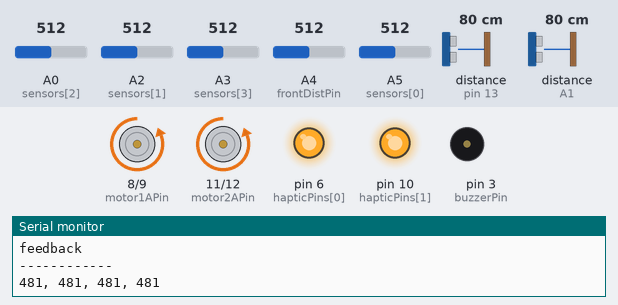
Recording of a sketch running on a simulated Arduino Uno, built with avr-gcc and run on an emulated ATmega328P. Parts: motor-driver pin pairs drawn as motors (green arrow = first pin HIGH = forward, orange = second pin HIGH = backward, longer = more drive), output pins drawn as LEDs (lit = HIGH), buzzer (waves = sounding), the last lines printed to the serial monitor. Wiring (inferred from the names in the program): 2 × ultrasonic range finder: trigger pin 13, echo pin 13 / trigger A1, echo A1. The inputs (shaded band) are chosen by the test bench; at power-on: distance to the obstacle (sensors on pin 13, A1) 80 cm, A4 (frontDistPin) = 512, A0 (sensors[2]) = 512, A2 (sensors[1]) = 512, A3 (sensors[3]) = 512, A5 (sensors[0]) = 512. The echo pulse lasts 58.3 µs per cm.

Above: at 1.4 s.
1.5 s: distance to the obstacle (sensor on pin 13) set to 54 cm
3.4 s: distance to the obstacle (sensor on pin 13) set to 47 cm
At 3.96 s:
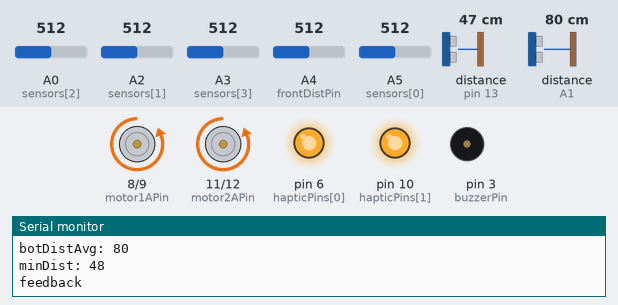
6.4 s: A4 (frontDistPin) set to 124
9.4 s: A4 (frontDistPin) set to 105
At 9.84 s:
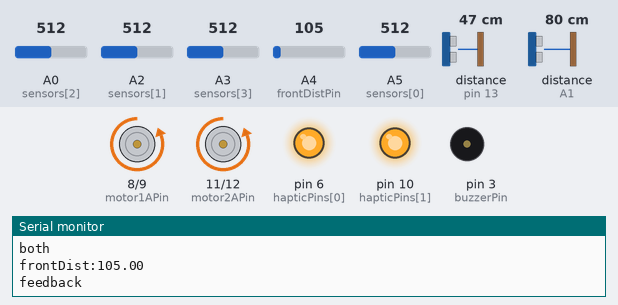
Timing chart, 0 to 13.4 s (numbered marks = the images above; inputs shaded):
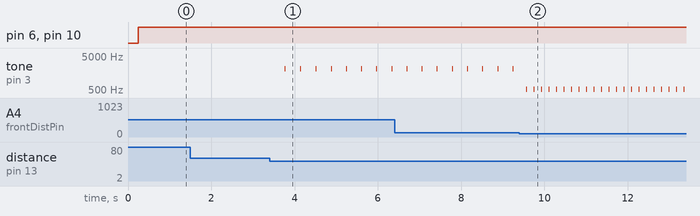

The sketch:

wheelsense.ino
```cpp
#include <Wire.h>

int value;

//#define N_SENSORS 4
//#define THRESHOLD_RAMP 180
//#define THRESHOLD_OBJ 150
//#define THRESHOLD_OBJ_RAMP 350

enum dir {
  FORWARD,
  BACKWARD
};

enum motor {
  M1,
  M2
};

#define N_SENSORS 4
#define THRESHOLD_RAMP 60
#define THRESHOLD_OBJ 150
//#define THRESHOLD_OBJ_RAMP 160
#define THRESHOLD_OBJ_RAMP 170

int sensors[] = {A5, A2, A0, A3};
//int sensors[] = {LB, RB, LT, RT};
int hapticPins[] = {6, 10}; // left, right
int sensorValues[N_SENSORS];
int pinOn[] = {false, false};
int motor1APin = 8;
int motor1BPin = 9;
int motor2APin = 11;
int motor2BPin = 12;
int motor1[2] = {motor1APin, motor1BPin};
int motor2[2] = {motor2APin, motor2BPin};
int* motors[2] = {motor1, motor2};


// FRONT AND BACK
#define NOTE_C5  523
#define NOTE_C7  2093
#define buzzerPin 3
#define botDistPin A1
#define topDistPin 13
#define frontDistPin A4

#define FRONT_DIST_THRESHOLD 115

#define BACK_FEEDBACK_SOUND NOTE_C7
#define FRONT_FEEDBACK_SOUND NOTE_C5

#define VOLTS_PER_UNIT    .0049F        // (.0049 for 10 bit A-D)
const int sample_size = 5;
int topData[sample_size];
int botData[sample_size];
int idx = 0;
bool sensorReady = false;
int topDistAvg = 0;
int botDistAvg = 0;


void setup() {
    Serial.begin(9600);

    pinMode(hapticPins[0], OUTPUT);
    pinMode(hapticPins[1], OUTPUT);

    pinMode(motor1[0], OUTPUT);
    pinMode(motor1[1], OUTPUT);
    pinMode(motor2[0], OUTPUT);
    pinMode(motor2[1], OUTPUT);

    for(int i = 0; i < N_SENSORS; i++) {
      pinMode(sensors[i], INPUT);
    }

    pinMode(buzzerPin, OUTPUT);
    pinMode(botDistPin, INPUT);

    delay(200);
    setDirection(M1, FORWARD);
    setDirection(M2, FORWARD);
    engageHaptics(false, false);
}

void engageHaptics(boolean left, boolean right) {

    Serial.print(left);
    Serial.print(right);
    Serial.println("\n");
    if(!left && !right) {
        Serial.println("neither");
        digitalWrite(hapticPins[0], LOW);
        digitalWrite(hapticPins[1], LOW);
        return;
    } else if(left && right) {
        Serial.println("both");
        digitalWrite(hapticPins[0], HIGH);
        digitalWrite(hapticPins[1], HIGH);
        return;
    }

    if(!left) {
        digitalWrite(hapticPins[0], LOW);
    }
    if(!right) {
        digitalWrite(hapticPins[1], LOW);
    }

    if(left) {
        Serial.println("left");
        digitalWrite(hapticPins[0], HIGH);
        delay(200);
        digitalWrite(hapticPins[0], LOW);
    }

    if(right) {
        Serial.println("right");
        digitalWrite(hapticPins[1], HIGH);
        delay(200);
        digitalWrite(hapticPins[1], LOW);
    }


}

int getdistAvg() {
  int topTotal = 0;
  int botTotal = 0;
  for (int i = 0; i < sample_size; i++) {
    topTotal += topData[i];
    botTotal += botData[i];
  }
  int topDistAvg = topTotal / sample_size;
  int botDistAvg = botTotal / sample_size;
  Serial.print("topDistAvg: ");
  Serial.println(topDistAvg);
  Serial.print("botDistAvg: ");
  Serial.println(botDistAvg);
  return min(topDistAvg, botDistAvg);
//  return botDistAvg;
}

void giveFeedback(int distance, int sound) {
  Serial.println("feedback");
  if (distance < 50) {
    if (distance < 15) {
      distance = 15;
    }
    int duration = map(distance, 15, 50, 10, 250);
    tone(buzzerPin, sound, 20);
    delay(duration);
    noTone(buzzerPin);
  }
}

void giveBackFeedback(int distance) {
  giveFeedback(distance, BACK_FEEDBACK_SOUND);
}

void giveFrontFeedback() {
  giveFeedback(25, FRONT_FEEDBACK_SOUND);
}


bool updateDistance() {
  int topProx = pingIt(topDistPin);
  int botProx = pingIt(botDistPin);
//  Serial.print("topProx: ");
//  Serial.println(topProx);
//  Serial.print("botProx: ");
//  Serial.println(botProx);

//  float topV = (float)topProx * VOLTS_PER_UNIT;
//  float botV = (float)botProx * VOLTS_PER_UNIT;
//  if (topV < .2 && botV < .2) {
  if (botProx < 3 || topProx < 3) {
    return false;
  }

//  int topCm = 60.495 * pow(topV,-1.1904);
//  int botCm = 60.495 * pow(botV,-1.1904);

  topData[idx] = topProx;
  botData[idx++] = botProx;
  if (!sensorReady && idx == 5) {
    sensorReady = true;
  }
  idx = idx % sample_size;
  return true;
}

void handleBack() {
  int inRange = updateDistance();
  int minDist = getdistAvg();
  Serial.print("minDist: ");
  Serial.println(minDist);
  if (sensorReady && inRange) {
    giveBackFeedback(minDist);
  } else {
    Serial.println("Not in range");
  }
  Serial.println("------------");
}

double frontDist = 300;

boolean handleFront() {
  double dist = analogRead(frontDistPin);
  const double f = 0.3;
  frontDist = f * dist + (1-f) * frontDist;

  Serial.print("frontDist:");
  Serial.println(dist);
  if(dist < FRONT_DIST_THRESHOLD) {
    giveFrontFeedback();
    return true;
  } else {
    return false;
  }
}

void setDirection(motor mtr, dir newDir) {
  Serial.println("setDirection");
  int* m = motors[mtr];
  Serial.println(m[0]);
  Serial.println(m[1]);
  if (newDir == FORWARD) {
    Serial.println("Forward");
    digitalWrite(m[0], LOW);
    digitalWrite(m[1], HIGH);
  } else {
    Serial.println("Backward");
    digitalWrite(m[0], HIGH);
    digitalWrite(m[1], LOW);
  }
}

long microsecondsToInches(long microseconds) {
  // According to Parallax's datasheet for the PING))), there are
  // 73.746 microseconds per inch (i.e. sound travels at 1130 feet per
  // second).  This gives the distance travelled by the ping, outbound
  // and return, so we divide by 2 to get the distance of the obstacle.
  // See: http://www.parallax.com/dl/docs/prod/acc/28015-PING-v1.3.pdf
  return microseconds / 74 / 2;
}

long microsecondsToCentimeters(long microseconds) {
  // The speed of sound is 340 m/s or 29 microseconds per centimeter.
  // The ping travels out and back, so to find the distance of the
  // object we take half of the distance travelled.
  return microseconds / 29 / 2;
}

int pingIt(int pingPin) {
    // establish variables for duration of the ping,
  // and the distance result in inches and centimeters:
  long duration, inches, cm;

  // The PING))) is triggered by a HIGH pulse of 2 or more microseconds.
  // Give a short LOW pulse beforehand to ensure a clean HIGH pulse:
  pinMode(pingPin, OUTPUT);
  digitalWrite(pingPin, LOW);
  delayMicroseconds(2);
  digitalWrite(pingPin, HIGH);
  delayMicroseconds(5);
  digitalWrite(pingPin, LOW);

  // The same pin is used to read the signal from the PING))): a HIGH
  // pulse whose duration is the time (in microseconds) from the sending
  // of the ping to the reception of its echo off of an object.
  pinMode(pingPin, INPUT);
  duration = pulseIn(pingPin, HIGH);

  // convert the time into a distance
//  inches = microsecondsToInches(duration);
  cm = microsecondsToCentimeters(duration);
  return cm;
}

void loop() {

  for(int i=0;i<N_SENSORS;i++){
     sensorValues[i] = analogRead(sensors[i])*0.3 + sensorValues[i]*0.7;
  }

    Serial.print(sensorValues[0]);
    Serial.print(", ");
    Serial.print(sensorValues[1]);
    Serial.print(", ");

    Serial.print(sensorValues[2]);
    Serial.print(", ");
    Serial.print(sensorValues[3]);
    Serial.println();
//int sensors[] = {LB, RB, LT, RT};
    boolean leftBottomObs = sensorValues[0] > THRESHOLD_OBJ_RAMP;
    boolean leftBottomRamp = sensorValues[0] < THRESHOLD_RAMP;
    boolean leftBottom = leftBottomObs || leftBottomRamp;
    boolean leftTop =  sensorValues[2] > THRESHOLD_OBJ;
    boolean rightBottomObs = sensorValues[1] > THRESHOLD_OBJ_RAMP;
    boolean rightBottomRamp = sensorValues[1] < THRESHOLD_RAMP;
    boolean rightBottom = rightBottomObs || rightBottomRamp;
    boolean rightTop = sensorValues[3] > THRESHOLD_OBJ;
    boolean left = leftBottom || leftTop;
    boolean right = rightBottom || rightTop;
//    if (leftBottomRamp) {
//      Serial.println("leftBottomRamp");
//    }
//    if (leftBottomObs) {
//      Serial.println("leftBottomObs");
//    }
//    if (leftTop) {
//      Serial.println("leftTop");
//    }
//    if (rightBottomRamp) {
//      Serial.println("rightBottomRamp");
//    }
//    if (rightBottomObs) {
//      Serial.println("rightBottomObs");
//    }
//    if (rightTop) {
//      Serial.println("rightTop");
//    }
    engageHaptics(left, right);

    boolean frontBeep = handleFront();
    if(!frontBeep) {
      handleBack();
    }

    delay(100);
}
```

Measured:
- the behaviour switches between 51 and 50 cm on distance to the obstacle (sensor on pin 13) (found by bisection; images 0 and 1)
- the behaviour switches between 115 and 114 on A4 (frontDistPin) (found by bisection; images 1 and 2)
- after the input at 3.4 s, tone on pin 3 (buzzerPin): alternates 2093 Hz for 0.02 s and silent for 0.34 s, starting after 0.36 s
- after the input at 9.4 s, tone on pin 3 (buzzerPin): alternates 523 Hz for 0.02 s and silent for 0.16 s, starting after 0.16 s
